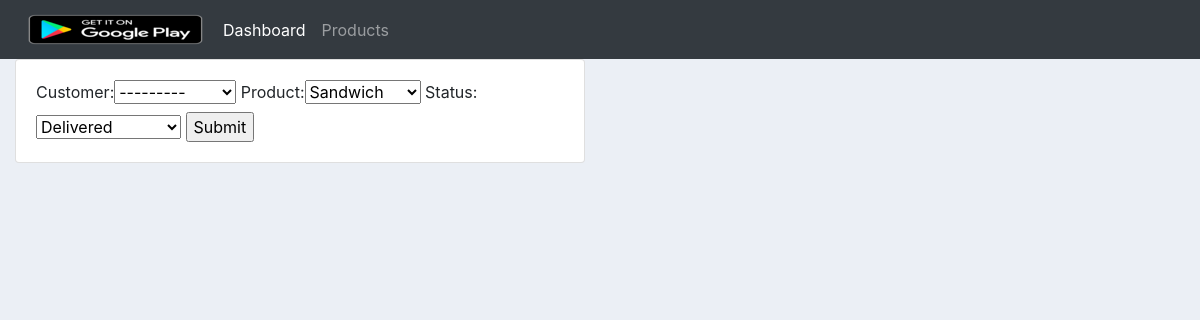
The page /update_order/1/ on the database its author committed.
### accounts/models.py (models this page shows, shortened)
class Orders(models.Model):
    STATUS = (
        ('pending', 'pending'),
        ('Out For Delivery', 'Out For Delivery'),
        ('Delivered', 'Delivered')
    )
    customer = models.ForeignKey(Customer, null=True, on_delete=models.SET_NULL)
    product = models.ForeignKey(Product, null=True, on_delete=models.SET_NULL)
    date_created = models.DateTimeField(auto_now_add=True, null=True)
    status = models.CharField(max_length=200, null=True, choices=STATUS)

### accounts/views.py (the view)
# urls.py: path('update_order/<str:pk>/', views.updateOrder, name='updateOrder'),
def updateOrder(request, pk):
    orders = Orders.objects.get(id=pk)
    form = OrdersForm(instance=orders)
    if request.method == 'POST':
        form = OrdersForm(request.POST, instance=orders)
        if form.is_valid():
            form.save()
            return redirect('/')
    context = {'form': form}
    return render(request, 'accounts/order_form.html', context)

### accounts/forms.py
class OrdersForm(ModelForm):
    class Meta:
        model = Orders
        fields = '__all__'

### accounts/models.py (called while the page is built)
    def __str__(self):
        return self.name

    def __str__(self):
        return self.name

### accounts/templates/accounts/order_form.html (shortened to what this page needs)
{% extends 'accounts/main.html' %}
{% load static %}
{% block content %}
    <div class="row">
        <div class="col-md-6">
            <div class="card card-body">
                <form action="" method="POST">
                    {{ form }}
                    <input type="submit" name="submit">
                </form>
            </div>
        </div>
    </div>
{% endblock %}

### static/css/main.css (style rules this page uses)
body { background-color: #ebeff5; }

### rows shown on the page
Orders: customer "---------", product "Sandwich", status "Delivered"
